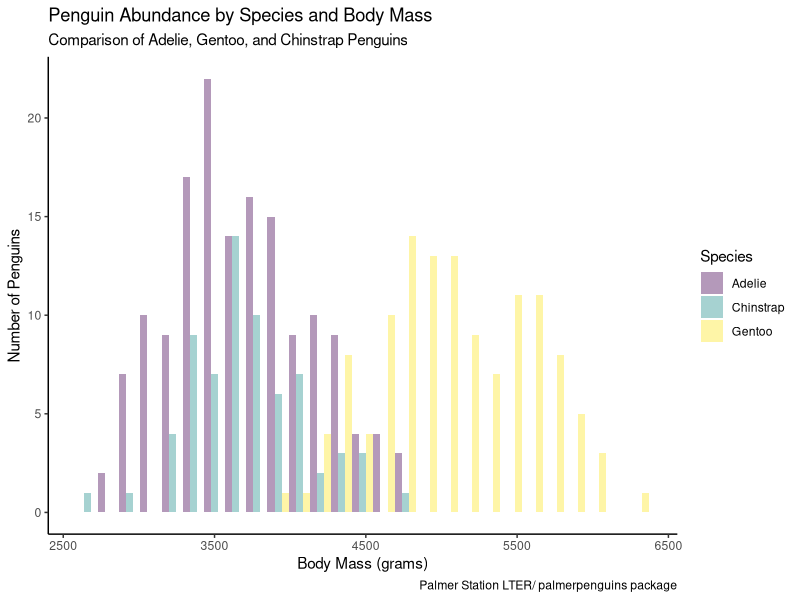
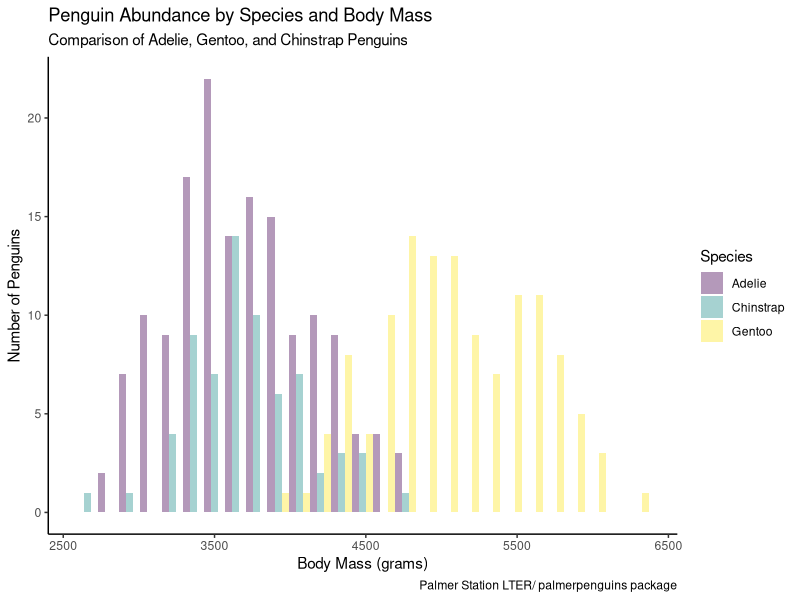

These charts were generated, in order, by the following R code:
###This is the script for the ggplot 1 assignment###
###Created by Nick Mattson###
###Script created on 9-14-2026###
########################################################

###Load Libraries###
library(here)
library(palmerpenguins)
library(tidyverse)
glimpse(penguins)

###Data Structure###
head(penguins)

###ggplot visual###
ggplot(data=penguins,
       mapping = aes(x = body_mass_g,
                     fill = species))+
  geom_histogram(binwidth = 140, alpha = 0.4, position = "dodge")+
  theme_classic()+
  labs(title = "Penguin Abundance by Species and Body Mass",
       subtitle = "Comparison of Adelie, Gentoo, and Chinstrap Penguins",
       x = "Body Mass (grams)", y = "Number of Penguins",
       fill = "Species",
       caption = "Palmer Station LTER/ palmerpenguins package")+
  scale_fill_viridis_d()

###save plot as image file###
ggsave(here("Week_03","Outputs","Penguins_Histogram.png"))
